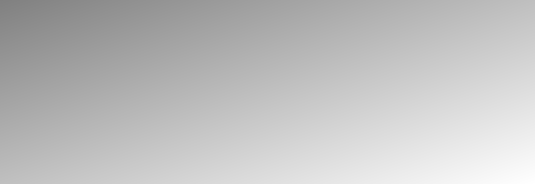
<?xml version="1.0" encoding="UTF-8"?>
<ui version="4.0">
 <class>QtTestQtRoundedTextRectItemModifyDialog</class>
 <widget class="QDialog" name="QtTestQtRoundedTextRectItemModifyDialog">
  <property name="geometry">
   <rect>
    <x>0</x>
    <y>0</y>
    <width>535</width>
    <height>184</height>
   </rect>
  </property>
  <property name="windowTitle">
   <string>TestQtRoundedTextRectItem</string>
  </property>
  <property name="styleSheet">
   <string notr="true">QDialog { 
background-color: qlineargradient(x1: 0, y1: 0, x2: 1, y2: 1, stop: 0  #808080, stop: 1 #ffffff);
}
QPushButton { background-color: rgb(255, 255, 255);  }
QPushButton { color: rgb(0,0,0); }
</string>
  </property>
 </widget>
 <resources/>
 <connections/>
</ui>
